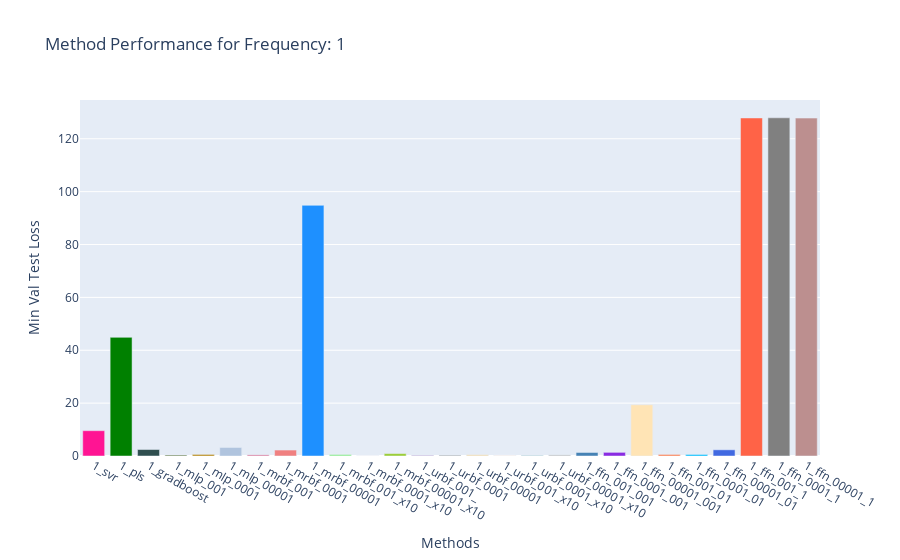
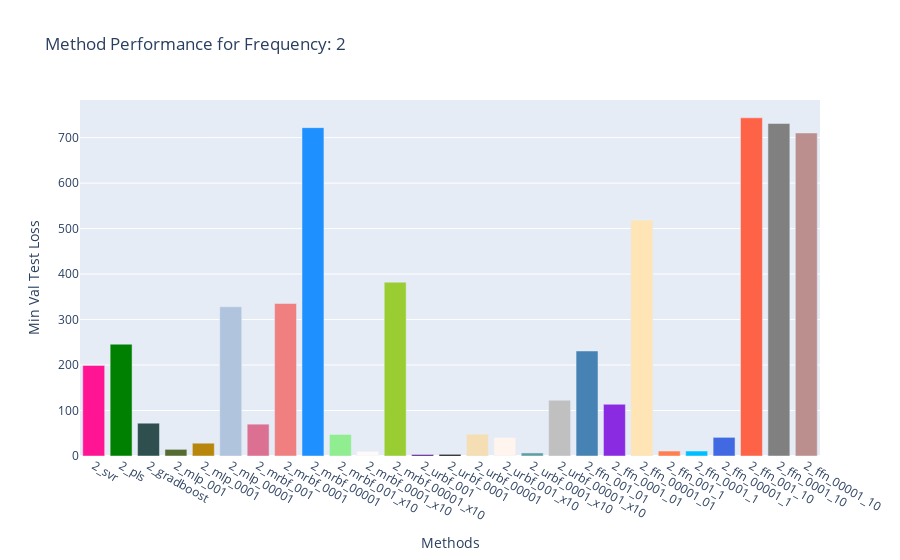
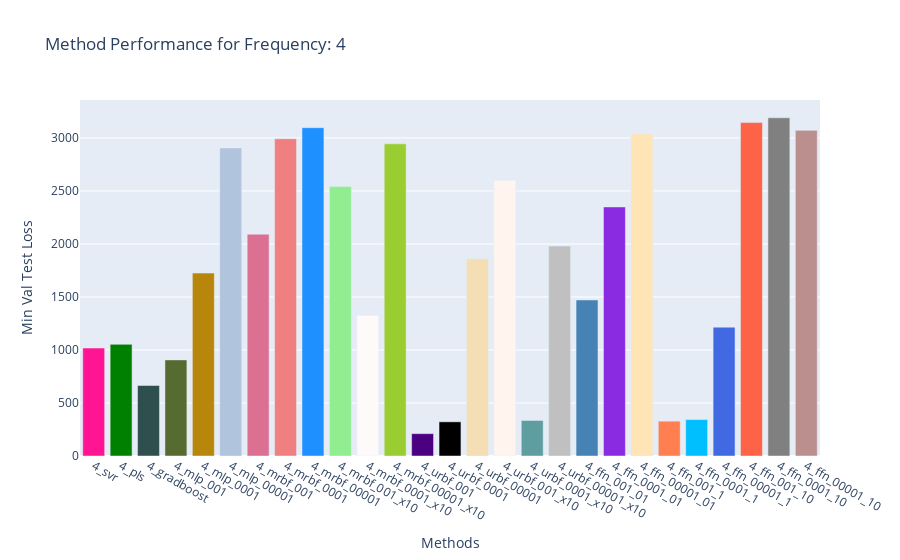
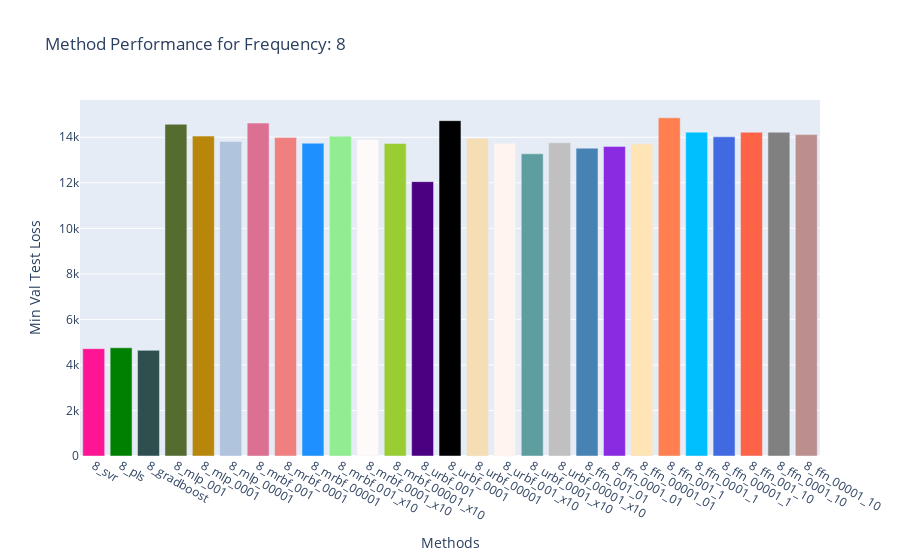

The cell these charts' notebook holds for them, in order:
### Code cell
## plot the overall mean performance of 

import plotly.graph_objects as go
import matplotlib.colors as mcolors
import plotly.offline as pyo
import random

random.seed(6)

num_methods = 27

experiment_data = experiment_data_loader.experiment_data

method_results = {}
method_name = {}

method_durations = {}
method_params = {}


chunks = []
chunk_name = []


for key, val in experiment_data.items():  
    
    method_results[key] = []
    method_name[key] = experiment_data_loader.experiment_descriptions[key].name
    
    method_durations[key] = []
    method_params[key] = []
    
    for repetition_id, repetition_data in val['repetition_data'].items():
        epochs = repetition_data['epoch']
        
        val_loss = repetition_data['val_loss']
        test_loss = repetition_data['test_loss']

        min_val_idx = val_loss.argmin()
        min_val_test_loss = test_loss[min_val_idx]
                
        method_results[key].append(min_val_test_loss)
        method_durations[key].append(repetition_data['duration'])
        
        if 'params' in repetition_data:
            num_params = repetition_data['params']
        else:
            num_params = 0
        method_params[key].append(num_params)
        

    
# Extracting keys and values for the bar chart
categories = list(method_results.keys())
values = list(method_results.values())

### use average value:
values = [np.asarray(value).mean() for value in values]
### get names:å
categories = [method_name[key] for key in categories]
# Getting a list of named colors from matplotlib
named_colors = list(mcolors.CSS4_COLORS.keys())
random.shuffle(named_colors)
# Selecting the first 27 colors
colors = named_colors[:num_methods]

for frequency_chunk in range(4):
    
    chunk_values = values[frequency_chunk*num_methods:(frequency_chunk+1)*num_methods]
    chunk_names = categories[frequency_chunk*num_methods:(frequency_chunk+1)*num_methods]

    # Creating the bar chart
    fig = go.Figure(data=[go.Bar(x=chunk_names, y=chunk_values,marker_color=colors)])

    # Adding title and labels (you can modify these as needed)
    fig.update_layout(
        title=f"Method Performance for Frequency: {2**frequency_chunk}",
        xaxis_title="Methods",
        yaxis_title="Min Val Test Loss"
    )

    # Displaying the figure
    fig.show()
    
    chunks.append(chunk_values)
    chunk_name.append(f"Frequency: {2**frequency_chunk}")
    


# transpose!
chunks = list(map(list, zip(*chunks)))
    

# Create a trace for each line
traces = [go.Scatter(x=list(range(len(line))), y=line, mode='lines', name=chunk_names[i][2:]) for i, line in enumerate(chunks)]

# Define the layout of the chart
layout = go.Layout(
    title='Multiple Lines Chart',
    xaxis=dict(title='Frequency', tickvals=list(range(len(chunk_name))), ticktext=chunk_name),
    yaxis=dict(title='Loss',type='log')
)

# Create the figure and plot it
fig = go.Figure(data=traces, layout=layout)
fig.show()

### Figure 1 — Plotly figure (JSON) as saved in the notebook; plotly's stock layout.template omitted (floating-point values rounded to 4 significant figures)
{"data": [{"marker": {"color": ["deeppink", "green", "darkslategray", "darkolivegreen", "darkgoldenrod", "lightsteelblue", "palevioletred", "lightcoral", "dodgerblue", "lightgreen", "snow", "yellowgreen", "indigo", "black", "wheat", "seashell", "cadetblue", "silver", "steelblue", "blueviolet", "moccasin", "coral", "deepskyblue", "royalblue", "tomato", "gray", "rosybrown"]}, "type": "bar", "x": ["1_svr", "1_pls", "1_gradboost", "1_mlp_001", "1_mlp_0001", "1_mlp_00001", "1_mrbf_001", "1_mrbf_0001", "1_mrbf_00001", "1_mrbf_001_x10", "1_mrbf_0001_x10", "1_mrbf_00001_x10", "1_urbf_001_", "1_urbf_0001", "1_urbf_00001", "1_urbf_001_x10", "1_urbf_0001_x10", "1_urbf_00001_x10", "1_ffn_001_001", "1_ffn_0001_001", "1_ffn_00001_001", "1_ffn_001_01", "1_ffn_0001_01", "1_ffn_00001_01", "1_ffn_001_1", "1_ffn_0001_1", "1_ffn_00001_1"], "y": [9.576, 44.88, 2.449, 0.3443, 0.5913, 3.219, 0.4257, 2.25, 94.82, 0.5911, 0.2738, 0.911, 0.1159, 0.1389, 0.5136, 0.4004, 0.1897, 0.4289, 1.327, 1.378, 19.37, 0.5821, 0.5746, 2.344, 127.9, 127.9, 127.8]}], "layout": {"title": {"text": "Method Performance for Frequency: 1"}, "xaxis": {"title": {"text": "Methods"}}, "yaxis": {"title": {"text": "Min Val Test Loss"}}}}

### Figure 2 — Plotly figure (JSON) as saved in the notebook; plotly's stock layout.template omitted (floating-point values rounded to 4 significant figures)
{"data": [{"marker": {"color": ["deeppink", "green", "darkslategray", "darkolivegreen", "darkgoldenrod", "lightsteelblue", "palevioletred", "lightcoral", "dodgerblue", "lightgreen", "snow", "yellowgreen", "indigo", "black", "wheat", "seashell", "cadetblue", "silver", "steelblue", "blueviolet", "moccasin", "coral", "deepskyblue", "royalblue", "tomato", "gray", "rosybrown"]}, "type": "bar", "x": ["2_svr", "2_pls", "2_gradboost", "2_mlp_001", "2_mlp_0001", "2_mlp_00001", "2_mrbf_001", "2_mrbf_0001", "2_mrbf_00001", "2_mrbf_001_x10", "2_mrbf_0001_x10", "2_mrbf_00001_x10", "2_urbf_001", "2_urbf_0001", "2_urbf_00001", "2_urbf_001_x10", "2_urbf_0001_x10", "2_urbf_00001_x10", "2_ffn_001_01", "2_ffn_0001_01", "2_ffn_00001_01", "2_ffn_001_1", "2_ffn_0001_1", "2_ffn_00001_1", "2_ffn_001_10", "2_ffn_0001_10", "2_ffn_00001_10"], "y": [199.2, 245.8, 72.09, 14.6, 28.13, 328.2, 70.0, 335.3, 721.9, 47.35, 10.34, 382.1, 3.14, 3.499, 47.83, 40.65, 6.71, 122.7, 230.9, 113.8, 518.6, 10.92, 10.96, 41.03, 743.6, 731.0, 710.3]}], "layout": {"title": {"text": "Method Performance for Frequency: 2"}, "xaxis": {"title": {"text": "Methods"}}, "yaxis": {"title": {"text": "Min Val Test Loss"}}}}

### Figure 3 — Plotly figure (JSON) as saved in the notebook; plotly's stock layout.template omitted (floating-point values rounded to 4 significant figures)
{"data": [{"marker": {"color": ["deeppink", "green", "darkslategray", "darkolivegreen", "darkgoldenrod", "lightsteelblue", "palevioletred", "lightcoral", "dodgerblue", "lightgreen", "snow", "yellowgreen", "indigo", "black", "wheat", "seashell", "cadetblue", "silver", "steelblue", "blueviolet", "moccasin", "coral", "deepskyblue", "royalblue", "tomato", "gray", "rosybrown"]}, "type": "bar", "x": ["4_svr", "4_pls", "4_gradboost", "4_mlp_001", "4_mlp_0001", "4_mlp_00001", "4_mrbf_001", "4_mrbf_0001", "4_mrbf_00001", "4_mrbf_001_x10", "4_mrbf_0001_x10", "4_mrbf_00001_x10", "4_urbf_001", "4_urbf_0001", "4_urbf_00001", "4_urbf_001_x10", "4_urbf_0001_x10", "4_urbf_00001_x10", "4_ffn_001_01", "4_ffn_0001_01", "4_ffn_00001_01", "4_ffn_001_1", "4_ffn_0001_1", "4_ffn_00001_1", "4_ffn_001_10", "4_ffn_0001_10", "4_ffn_00001_10"], "y": [1018.0, 1053.0, 665.0, 906.7, 1725.0, 2906.0, 2092.0, 2992.0, 3097.0, 2542.0, 1326.0, 2945.0, 210.6, 322.4, 1861.0, 2599.0, 335.2, 1980.0, 1472.0, 2349.0, 3039.0, 328.7, 343.6, 1215.0, 3145.0, 3190.0, 3072.0]}], "layout": {"title": {"text": "Method Performance for Frequency: 4"}, "xaxis": {"title": {"text": "Methods"}}, "yaxis": {"title": {"text": "Min Val Test Loss"}}}}

### Figure 4 — Plotly figure (JSON) as saved in the notebook; plotly's stock layout.template omitted (floating-point values rounded to 4 significant figures)
{"data": [{"marker": {"color": ["deeppink", "green", "darkslategray", "darkolivegreen", "darkgoldenrod", "lightsteelblue", "palevioletred", "lightcoral", "dodgerblue", "lightgreen", "snow", "yellowgreen", "indigo", "black", "wheat", "seashell", "cadetblue", "silver", "steelblue", "blueviolet", "moccasin", "coral", "deepskyblue", "royalblue", "tomato", "gray", "rosybrown"]}, "type": "bar", "x": ["8_svr", "8_pls", "8_gradboost", "8_mlp_001", "8_mlp_0001", "8_mlp_00001", "8_mrbf_001", "8_mrbf_0001", "8_mrbf_00001", "8_mrbf_001_x10", "8_mrbf_0001_x10", "8_mrbf_00001_x10", "8_urbf_001", "8_urbf_0001", "8_urbf_00001", "8_urbf_001_x10", "8_urbf_0001_x10", "8_urbf_00001_x10", "8_ffn_001_01", "8_ffn_0001_01", "8_ffn_00001_01", "8_ffn_001_1", "8_ffn_0001_1", "8_ffn_00001_1", "8_ffn_001_10", "8_ffn_0001_10", "8_ffn_00001_10"], "y": [4714.0, 4754.0, 4641.0, 14570.0, 14050.0, 13810.0, 14620.0, 13990.0, 13740.0, 14050.0, 13900.0, 13730.0, 12050.0, 14730.0, 13950.0, 13730.0, 13270.0, 13760.0, 13520.0, 13600.0, 13710.0, 14850.0, 14230.0, 14020.0, 14220.0, 14220.0, 14120.0]}], "layout": {"title": {"text": "Method Performance for Frequency: 8"}, "xaxis": {"title": {"text": "Methods"}}, "yaxis": {"title": {"text": "Min Val Test Loss"}}}}
